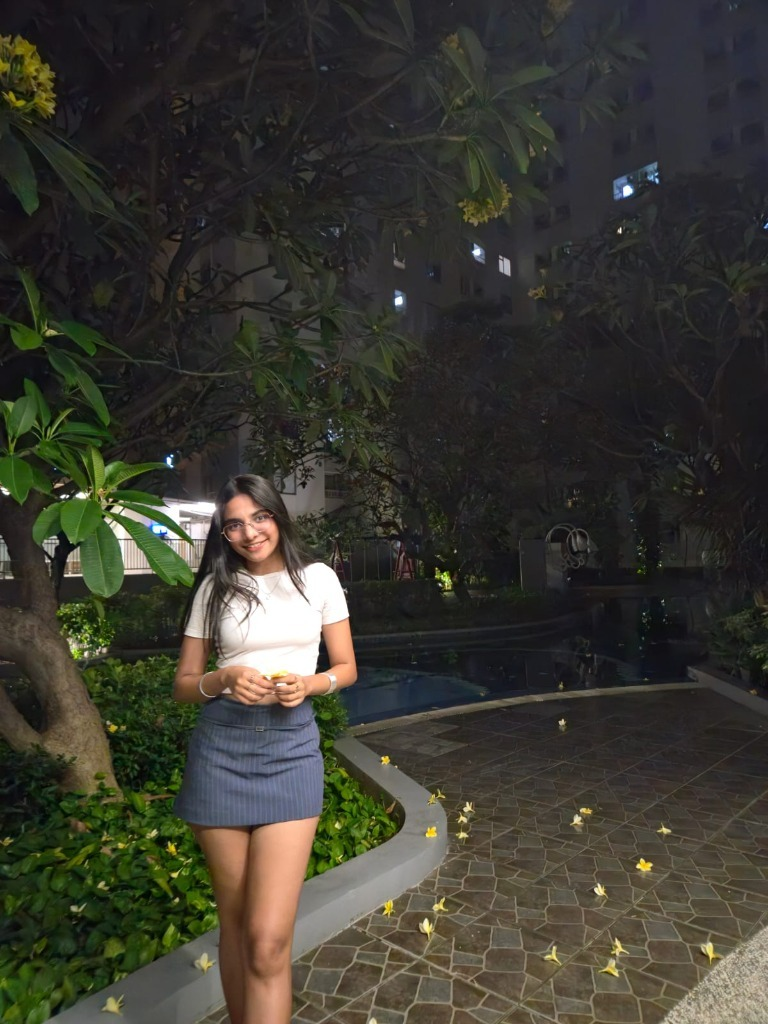
#> input picture sample.jpg, 768 x 1024 px
$ python -i face.py   (imports and definitions only)
#> lines starting #> are read from the running program, lines starting #| are printed output that depends on the picture; after the words box and inside, x2 and y2 are one past the last pixel; in counts of white or black regions, pixels touching at a corner belong together
"""Face detection, normalization, encoding, and evidence generation."""

from __future__ import annotations

import hashlib
import json
from dataclasses import dataclass
from pathlib import Path
from typing import List, Tuple

import cv2
import numpy as np


@dataclass
class FaceDetectionResult:
    """Structured result of face detection and encoding."""
    box: Tuple[int, int, int, int]  # (x, y, width, height)
    encoding: List[float]           # 128-value normalized descriptor
    encoding_hash: str              # SHA-256 hash of deterministic encoding
    annotated_path: Path            # Path to annotated evidence image
    face_crop_path: Path            # Path to isolated face crop
    face_count: int                 # Total faces detected in the image
    confidence: float               # Confidence score estimate


def _compute_dct_descriptor(face_gray: np.ndarray, num_features: int = 128) -> List[float]:
    """
    Compute a deterministic 128-value facial descriptor using 2D Discrete Cosine Transform.

    The face is standardized to 64x64, histogram-equalized, and transformed into frequency
    space. The top low-frequency coefficients are extracted and L2-normalized.
    """
    # Resize to canonical 64x64 dimensions
    resized = cv2.resize(face_gray, (64, 64), interpolation=cv2.INTER_AREA)
    # Histogram equalization for illumination robustness
    equalized = cv2.equalizeHist(resized)
    # Convert to float32 for 2D-DCT
    float_img = np.float32(equalized) / 255.0
    dct = cv2.dct(float_img)

    # Zig-zag / low-frequency coefficient extraction (16x8 block = 128 coefficients)
    features = dct[:16, :8].flatten()

    # L2 normalization
    norm = np.linalg.norm(features)
    if norm > 0:
        features = features / norm

    # Round to 6 decimal places for numerical stability across architectures
    return [round(float(v), 6) for v in features[:num_features]]


def hash_descriptor(encoding: List[float]) -> str:
    """Compute deterministic SHA-256 hash of the face descriptor vector."""
    canonical = json.dumps(encoding, separators=(",", ":"))
    return hashlib.sha256(canonical.encode("utf-8")).hexdigest()


def detect_and_encode(image_path: Path | str, output_dir: Path | str) -> FaceDetectionResult:
    """
    Detect the primary face in an image, compute a 128-d descriptor, and save evidence.

    Args:
        image_path: Path to the input photograph.
        output_dir: Destination directory for annotated evidence images.

    Returns:
        FaceDetectionResult containing bounding box, descriptor, hashes, and evidence paths.
    """
#> called with image_path = 'sample.jpg', output_dir = 'out.png'
    img_path = Path(image_path)
    out_dir = Path(output_dir)
    out_dir.mkdir(parents=True, exist_ok=True)

    if not img_path.exists():
        raise FileNotFoundError(f"Input image not found: {img_path}")

    # Read image
    img = cv2.imread(str(img_path))
#> img is the input picture: shape (1024, 768, 3); mean B, G, R 49, 57.8, 58.9
    if img is None:
        raise ValueError(f"Could not decode image at {img_path}. Check file format.")

    gray = cv2.cvtColor(img, cv2.COLOR_BGR2GRAY)
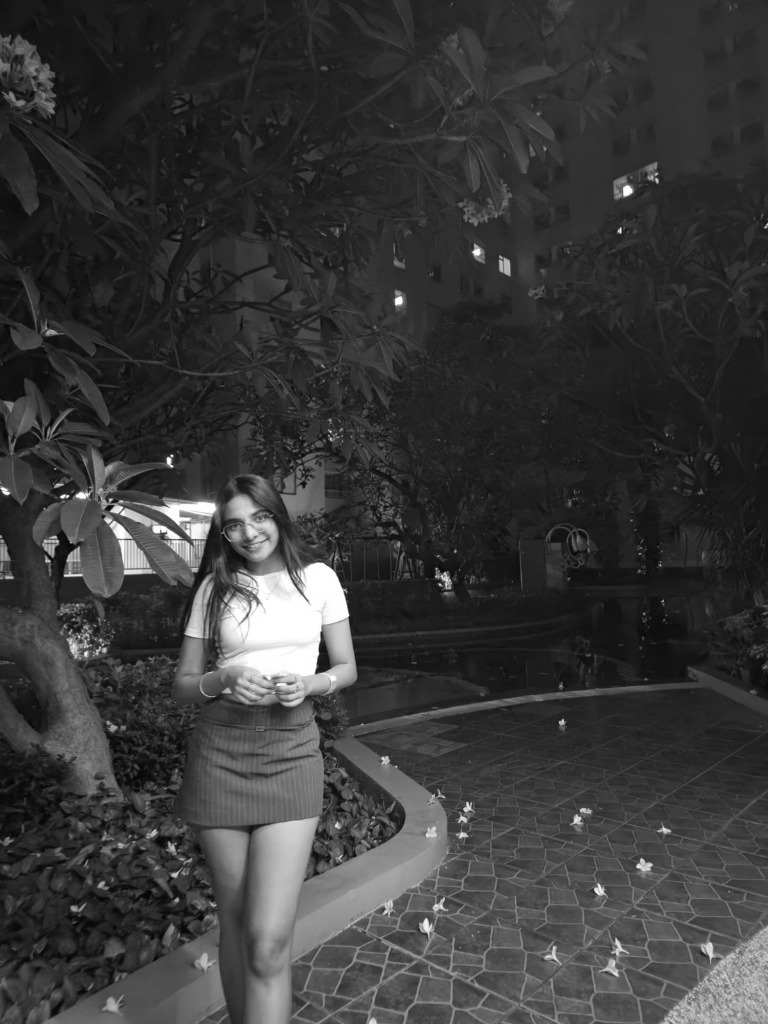
#> gray: shape (1024, 768); min 3, max 255, mean 57.1

    # Load Haar cascade classifiers (primary + fallback)
    cascade_paths = [
        cv2.data.haarcascades + "haarcascade_frontalface_default.xml",
        cv2.data.haarcascades + "haarcascade_frontalface_alt2.xml",
        cv2.data.haarcascades + "haarcascade_profileface.xml",
    ]

    faces = []
    for c_path in cascade_paths:
        if Path(c_path).exists():
            cascade = cv2.CascadeClassifier(c_path)
            detected = cascade.detectMultiScale(
                gray,
                scaleFactor=1.1,
                minNeighbors=4,
                minSize=(30, 30),
                flags=cv2.CASCADE_SCALE_IMAGE,
            )
            if len(detected) > 0:
                faces = detected
                break
#> this loop made 1 pass
#> faces on pass 1: [[218, 498, 62, 62]]

    # If no face found through cascade, fallback to center crop with warning
    if len(faces) == 0:
        h, w = gray.shape[:2]
        # Fallback to center 50% box
        box_w = int(w * 0.5)
        box_h = int(h * 0.5)
        box_x = int((w - box_w) / 2)
        box_y = int((h - box_h) / 2)
        selected_box = (box_x, box_y, box_w, box_h)
        face_count = 1
        confidence = 0.50
    else:
        # Select largest face by area (w * h)
        selected_box = max(faces, key=lambda f: f[2] * f[3])
#> selected_box = [218, 498, 62, 62]
        selected_box = (int(selected_box[0]), int(selected_box[1]), int(selected_box[2]), int(selected_box[3]))
#> selected_box = (218, 498, 62, 62)
        face_count = len(faces)
#> face_count = 1
        confidence = 0.95

    x, y, w, h = selected_box
#> x = 218; y = 498; w = 62; h = 62
    # Ensure bounds are valid
    img_h, img_w = img.shape[:2]
#> img_h = 1024; img_w = 768
    x = max(0, min(x, img_w - 1))
    y = max(0, min(y, img_h - 1))
    w = max(1, min(w, img_w - x))
    h = max(1, min(h, img_h - y))

    # Extract face ROI
    face_roi_gray = gray[y : y + h, x : x + w]
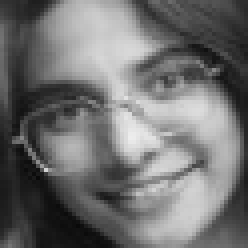
#> face_roi_gray: shape (62, 62) (shown 4 times larger); min 9, max 237, mean 111.6
    face_roi_color = img[y : y + h, x : x + w]
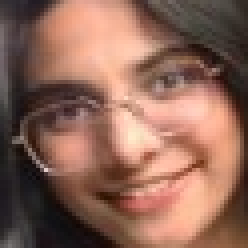
#> face_roi_color: shape (62, 62, 3) (shown 4 times larger); mean B, G, R 86.9, 101.5, 140.9

    # Compute 128-value descriptor
    encoding = _compute_dct_descriptor(face_roi_gray, num_features=128)
#> in _compute_dct_descriptor, `resized = cv2.resize(face_gray, (64, 64), interpolation=cv2.INTER_AREA)`:
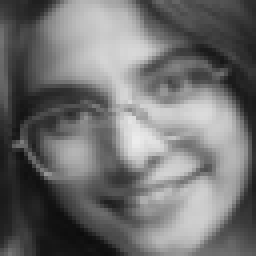
#> resized: shape (64, 64) (shown 4 times larger); min 12, max 236, mean 111.5
#> in _compute_dct_descriptor, `equalized = cv2.equalizeHist(resized)`:
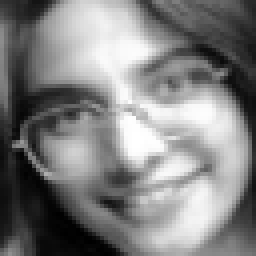
#> equalized: shape (64, 64) (shown 4 times larger); min 0, max 255, mean 128.1
#> in _compute_dct_descriptor, `dct = cv2.dct(float_img)`:
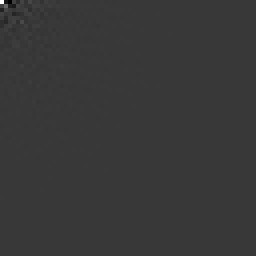
#> dct: shape (64, 64) float32 (shown 4 times larger); min -9.18, max 32.15, mean 0; drawn with min black and max white
#> in _compute_dct_descriptor, `features = dct[:16, :8].flatten()`: features = 128 values, max 32.15 at index 0, min -9.18 at index 2, mean 0.141
#> in _compute_dct_descriptor, `norm = np.linalg.norm(features)`: norm = 36.72
#> in _compute_dct_descriptor, `features = features / norm`: features = 128 values, max 0.876 at index 0, min -0.25 at index 2, mean 0.00383
#> encoding has the same summary as features in _compute_dct_descriptor
    encoding_hash = hash_descriptor(encoding)

    # Save isolated face crop
    face_crop_path = out_dir / "face_crop.jpg"
    cv2.imwrite(str(face_crop_path), face_roi_color)

    # Render high-tech annotated evidence image
    annotated = img.copy()
    color_primary = (0, 230, 118)   # Bright Neon Green
    color_secondary = (255, 170, 0) # Cyan/Blue accent

    # Draw stylish corner brackets for modern UI look
    bracket_len = min(w, h) // 4
#> bracket_len = 15
    thickness = max(2, min(img_w, img_h) // 300)
#> thickness = 2

    # Main rectangle
    cv2.rectangle(annotated, (x, y), (x + w, y + h), color_primary, max(1, thickness // 2))
#> annotated: shape (1024, 768, 3); 0.03% of pixels changed, all inside (x1, y1, x2, y2) = (218, 498, 281, 561)

    # Corner brackets (Top-Left, Top-Right, Bottom-Left, Bottom-Right)
    cv2.line(annotated, (x, y), (x + bracket_len, y), color_primary, thickness + 2)
#> annotated: shape (1024, 768, 3); mean B, G, R 49, 57.8, 59
    cv2.line(annotated, (x, y), (x, y + bracket_len), color_primary, thickness + 2)
#> annotated: shape (1024, 768, 3); mean B, G, R 49, 57.9, 59

    cv2.line(annotated, (x + w, y), (x + w - bracket_len, y), color_primary, thickness + 2)
#> annotated: shape (1024, 768, 3); mean B, G, R 49, 57.9, 59
    cv2.line(annotated, (x + w, y), (x + w, y + bracket_len), color_primary, thickness + 2)
#> annotated: shape (1024, 768, 3); mean B, G, R 49, 57.9, 59

    cv2.line(annotated, (x, y + h), (x + bracket_len, y + h), color_primary, thickness + 2)
#> annotated: shape (1024, 768, 3); mean B, G, R 48.9, 57.9, 59
    cv2.line(annotated, (x, y + h), (x, y + h - bracket_len), color_primary, thickness + 2)
#> annotated: shape (1024, 768, 3); mean B, G, R 48.9, 57.9, 59

    cv2.line(annotated, (x + w, y + h), (x + w - bracket_len, y + h), color_primary, thickness + 2)
#> annotated: shape (1024, 768, 3); mean B, G, R 48.9, 57.9, 59
    cv2.line(annotated, (x + w, y + h), (x + w, y + h - bracket_len), color_primary, thickness + 2)

    # Add HUD-style metadata labels
    label_top = f"FACE DETECTED | CONF: {confidence * 100:.0f}%"
    label_sub = f"HASH: {encoding_hash[:12]}..."
#> label_sub = 'HASH: ae57cc9508b4...'

    font = cv2.FONT_HERSHEY_SIMPLEX
    font_scale = max(0.45, min(img_w, img_h) / 1200.0)
#> font_scale = 0.64
    font_thick = max(1, int(font_scale * 2))
#> font_thick = 1

    # Background banner for text
    text_y = max(25, y - 10)
#> text_y = 488
    cv2.putText(annotated, label_top, (x, text_y), font, font_scale, color_primary, font_thick, cv2.LINE_AA)
    cv2.putText(annotated, label_sub, (x, y + h + 20), font, font_scale * 0.85, color_secondary, 1, cv2.LINE_AA)
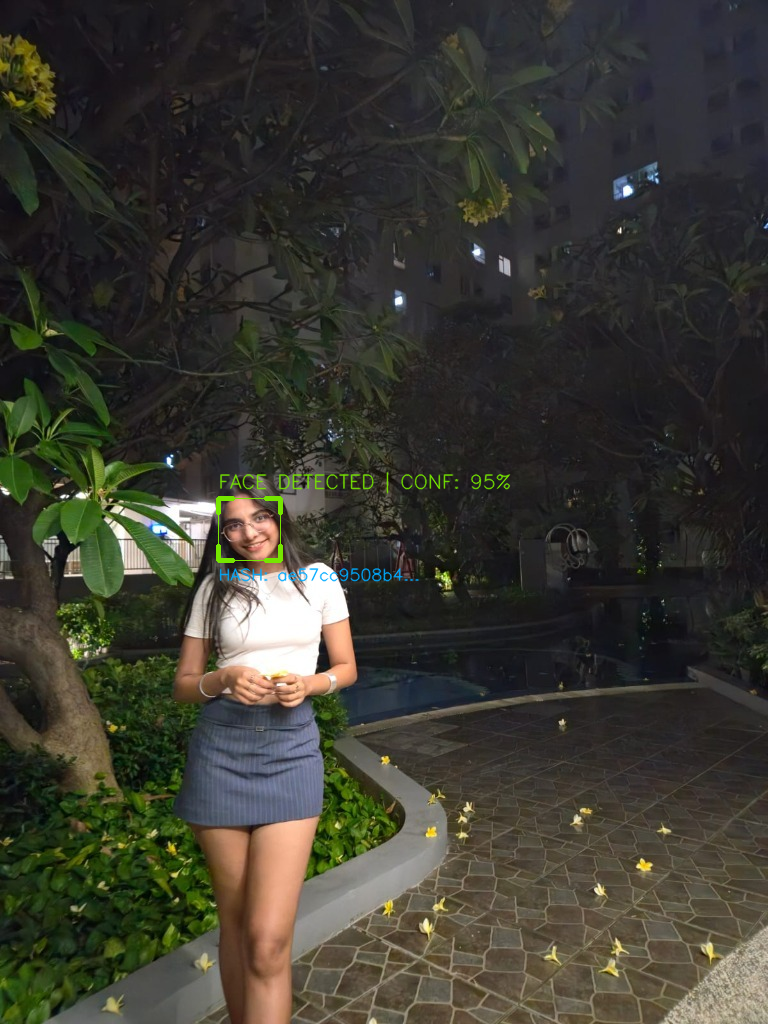
#> annotated: shape (1024, 768, 3); mean B, G, R 49, 58.2, 59

    annotated_path = out_dir / "face_detected.jpg"
    cv2.imwrite(str(annotated_path), annotated)

    return FaceDetectionResult(
        box=(x, y, w, h),
        encoding=encoding,
        encoding_hash=encoding_hash,
        annotated_path=annotated_path,
        face_crop_path=face_crop_path,
        face_count=face_count,
        confidence=confidence,
    )

>>> result = detect_and_encode('sample.jpg', 'out.png')

$ run again, on upper_body.jpg
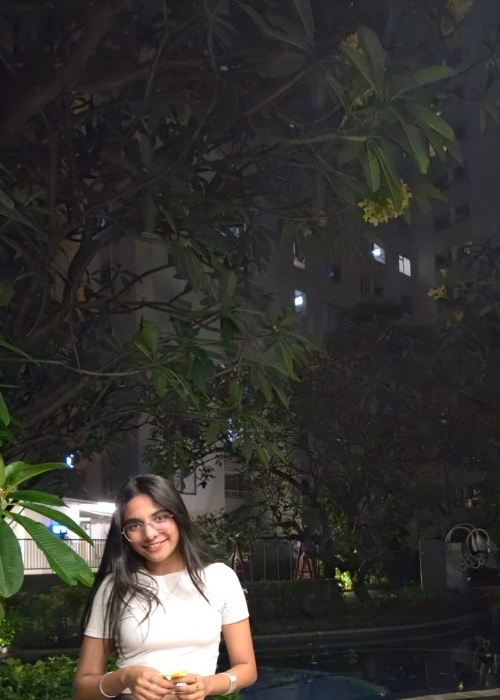
#> input picture upper_body.jpg, 500 x 700 px
#> in detect_and_encode, img is the input picture: shape (700, 500, 3); mean B, G, R 48, 52, 53.4
#> the loop in detect_and_encode, `for c_path in cascade_paths:` made 1 pass
#> faces on pass 1: [[117, 498, 61, 61]]
#> in detect_and_encode, `selected_box = max(faces, key=lambda f: f[2] * f[3])`: selected_box = [117, 498, 61, 61]
#> in detect_and_encode, `selected_box = (int(selected_box[0]), int(selected_box[1]), int(select..`: selected_box = (117, 498, 61, 61)
#> face_count = 1
#> x = 117; y = 498; w = 61
#> in _compute_dct_descriptor, `equalized = cv2.equalizeHist(resized)`:
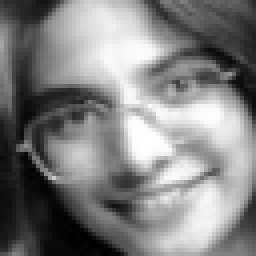
#> equalized: shape (64, 64) (shown 4 times larger); min 0, max 255, mean 128.1
#> in _compute_dct_descriptor, `features = dct[:16, :8].flatten()`: features = 128 values, max 32.16 at index 0, min -8.06 at index 2, mean 0.145
#> norm = 36.75
#> in _compute_dct_descriptor, `features = features / norm`: features = 128 values, max 0.875 at index 0, min -0.219 at index 2, mean 0.00394
#> encoding has the same summary as features in _compute_dct_descriptor
#> bracket_len = 15
#> label_sub = 'HASH: e6eee10fe088...'
#> text_y = 488
#> in detect_and_encode, `cv2.putText(annotated, label_sub, (x, y + h + 20), font, font_scale * ..`:
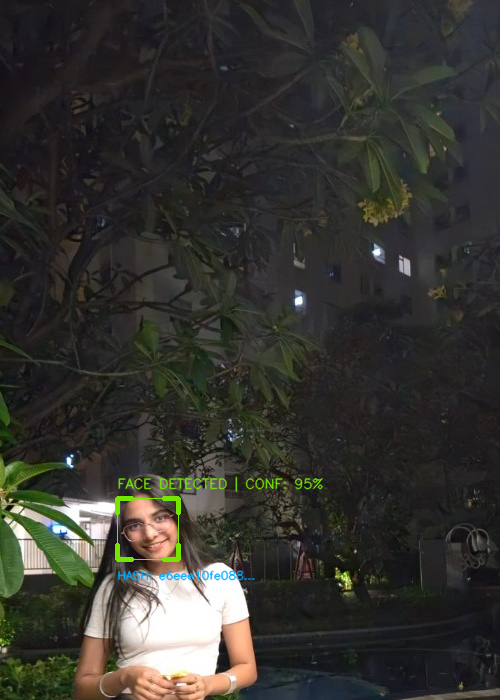
#> annotated: shape (700, 500, 3); mean B, G, R 47.8, 52.7, 53.3

$ run again, on upscaled.jpg
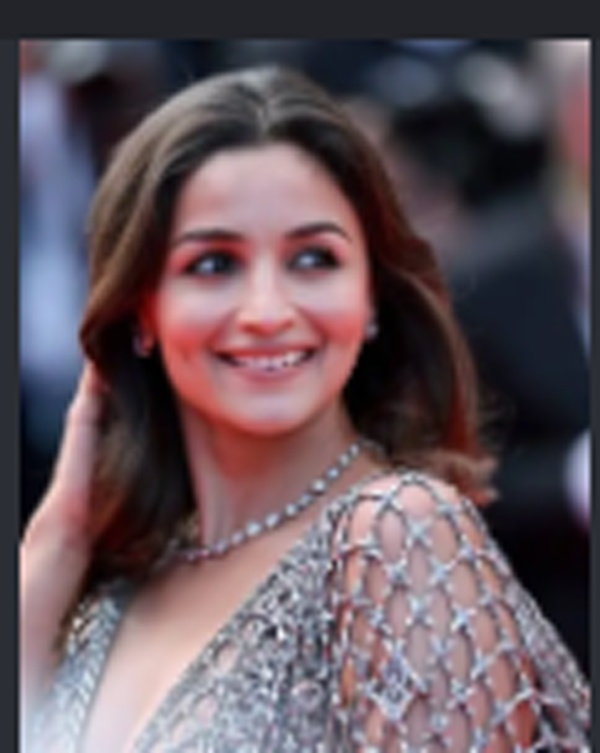
#> input picture upscaled.jpg, 600 x 753 px
#> in detect_and_encode, img is the input picture: shape (753, 600, 3); mean B, G, R 92.4, 85, 100.2
#> the loop in detect_and_encode, `for c_path in cascade_paths:` made 1 pass
#> faces on pass 1: [[119, 147, 282, 282]]
#> in detect_and_encode, `selected_box = max(faces, key=lambda f: f[2] * f[3])`: selected_box = [119, 147, 282, 282]
#> in detect_and_encode, `selected_box = (int(selected_box[0]), int(selected_box[1]), int(select..`: selected_box = (119, 147, 282, 282)
#> face_count = 1
#> x = 119; y = 147; w = 282
#> in _compute_dct_descriptor, `dct = cv2.dct(float_img)`:
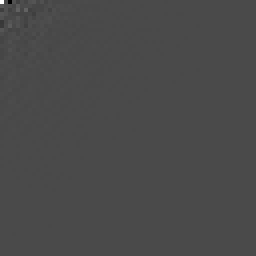
#> dct: shape (64, 64) float32 (shown 4 times larger); min -13.17, max 32.1, mean 0; drawn with min black and max white
#> in _compute_dct_descriptor, `features = dct[:16, :8].flatten()`: features = 128 values, max 32.1 at index 0, min -13.17 at index 2, mean 0.249
#> norm = 36.57
#> in _compute_dct_descriptor, `features = features / norm`: features = 128 values, max 0.878 at index 0, min -0.36 at index 2, mean 0.00682
#> encoding has the same summary as features in _compute_dct_descriptor
#> bracket_len = 70
#> label_sub = 'HASH: e9e885bd64ad...'
#> text_y = 137
#> in detect_and_encode, `cv2.putText(annotated, label_sub, (x, y + h + 20), font, font_scale * ..`:
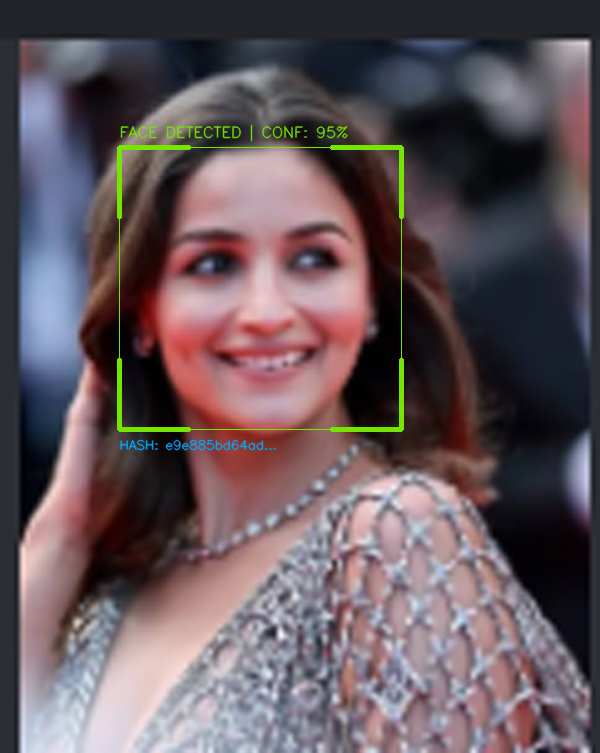
#> annotated: shape (753, 600, 3); mean B, G, R 92.2, 86.8, 100.5
